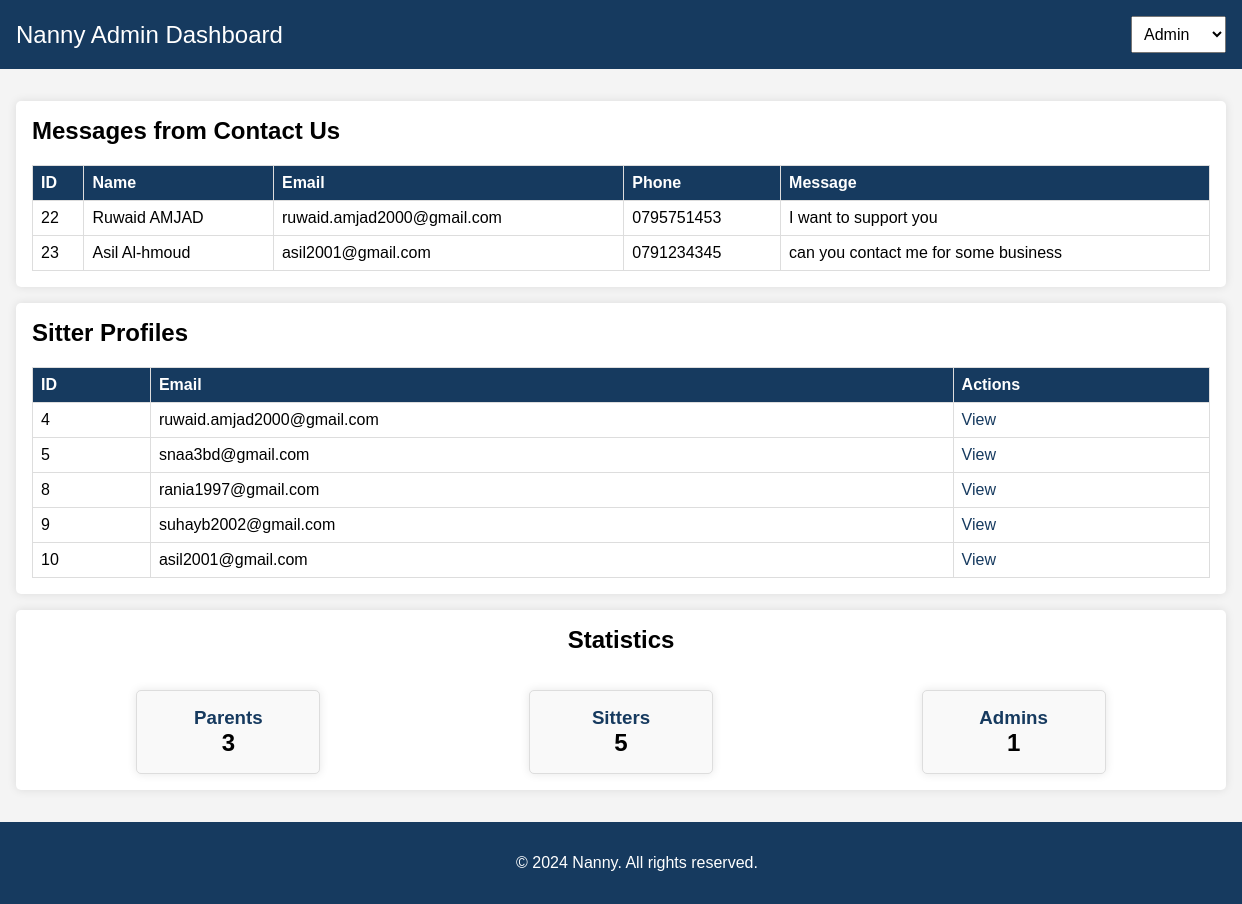
/admin/admin.php, run on the app's committed database.
### tables this page shows
CREATE TABLE `contact_us` (
  `id` int(10) UNSIGNED NOT NULL,
  `name` varchar(255) NOT NULL,
  `email` varchar(255) NOT NULL,
  `phone` varchar(15) DEFAULT NULL,
  `message` text NOT NULL
);

CREATE TABLE `users` (
  `userID` int(11) NOT NULL,
  `email` text NOT NULL,
  `password` text NOT NULL,
  `role` varchar(255) NOT NULL,
  `informationID` int(11) DEFAULT NULL
);

### admin/admin.php (the view, shortened to what this page needs)
<?php
include '../config/db.php';
$sql = "SELECT * FROM contact_us";
$result_contact_us = $conn->query($sql);
$sql = "SELECT * FROM users WHERE role='مربية'";
$result_sitters = $conn->query($sql);
$sql = "SELECT COUNT(*) AS count, role FROM users GROUP BY role";
$result_stats = $conn->query($sql);
$stats = [];
while ($row = $result_stats->fetch_assoc()) {
    $stats[$row['role']] = $row['count'];
}
?>
<!DOCTYPE html>
<html lang="en">
<head>
    <link rel="stylesheet" href="admin.css">
</head>
<body>
    <header>
        <div class="logo">
            <a href="admin.php">Nanny Admin Dashboard</a>
        </div>
        <div class="userOption">
            <select id="userOptions" onchange="handleSelectionlogout(this.value)">
                <option value="name" disabled selected>Admin</option>
            </select>
        </div>
    </header>
    <main>
        <section>
            <h2>Messages from Contact Us</h2>
            <table>
                <thead>
                    <tr>
                        <th>ID</th>
                        <th>Name</th>
                        <th>Email</th>
                        <th>Phone</th>
                        <th>Message</th>
                    </tr>
                </thead>
                <tbody>
                    <?php while ($row = $result_contact_us->fetch_assoc()): ?>
                    <tr>
                        <td><?php echo $row['id']; ?></td>
                        <td><?php echo $row['name']; ?></td>
                        <td><?php echo $row['email']; ?></td>
                        <td><?php echo $row['phone']; ?></td>
                        <td><?php echo $row['message']; ?></td>
                    </tr>
                    <?php endwhile; ?>
                </tbody>
            </table>
        </section>
        <section>
            <h2>Sitter Profiles</h2>
            <table>
                <thead>
                    <tr>
                        <th>ID</th>
                        <th>Email</th>
                        <th>Actions</th>
                    </tr>
                </thead>
                <tbody>
                    <?php while ($row = $result_sitters->fetch_assoc()): ?>
                    <tr>
                        <td><?php echo $row['userID']; ?></td>
                        <td><?php echo $row['email']; ?></td>
                        <td>
                            <a href="../sittermainpage/sittermain.php?id=<?php echo $row['userID']; ?>">View</a>
                        </td>
                    </tr>
                    <?php endwhile; ?>
                </tbody>
            </table>
        </section>
        <section class="statistics">
            <h2>Statistics</h2>
            <div class="stat-box">
                <div class="stat">
                    <h3>Parents</h3>
                    <p><?php echo isset($stats['عائلة']) ? $stats['عائلة'] : 0; ?></p>
                </div>
                <div class="stat">
                    <h3>Sitters</h3>
                    <p><?php echo isset($stats['مربية']) ? $stats['مربية'] : 0; ?></p>
                </div>
                <div class="stat">
                    <h3>Admins</h3>
                    <p><?php echo isset($stats['admin']) ? $stats['admin'] : 0; ?></p>
                </div>
            </div>
        </section>
    </main>
    <footer>
        <p>&copy; 2024 Nanny. All rights reserved.</p>
    </footer>
</body>
</html>

### admin/admin.css (style rules this page uses)
body { font-family: 'Cairo', sans-serif; background-color: #f4f4f4; margin: 0; padding: 0; }
header { background-color: #163a5f; color: white; padding: 1em; display: flex; justify-content: space-between; align-items: center; }
header .logo a { color: white; text-decoration: none; font-size: 1.5em; }
header .userOption select { padding: 0.5em; font-size: 1em; }
main { padding: 1em; }
section { background-color: white; padding: 1em; margin: 1em 0; border-radius: 5px; box-shadow: 0 0 10px rgba(0, 0, 0, 0.1); }
h2 { margin-top: 0; }
table { width: 100%; border-collapse: collapse; }
table, th, td { border: 1px solid #ddd; }
th, td { padding: 0.5em; text-align: left; }
th { background-color: #163a5f; color: white; }
a { color: #163a5f; text-decoration: none; }
.statistics { display: flex; flex-direction: column; align-items: center; }
.stat-box { display: flex; justify-content: space-around; width: 100%; margin-top: 1em; }
.stat { background-color: #f9f9f9; border: 1px solid #ddd; border-radius: 5px; padding: 1em; text-align: center; width: 150px; box-shadow: 0 0 10px rgba(0, 0, 0, 0.1); }
.stat h3 { margin: 0; color: #163a5f; }
.stat p { margin: 0; font-size: 1.5em; font-weight: bold; }
footer { background-color: #163a5f; color: white; text-align: center; padding: 1em; width: 100%; bottom: 0; }

### data on the page
contact_us: id "22", name "Ruwaid AMJAD", email "ruwaid.amjad2000@gmail.com", phone "0795751453", message "I want to support you"
contact_us: id "23", name "Asil Al-hmoud", email "asil2001@gmail.com", phone "0791234345", message "can you contact me for some business"
users: userID "4", email "ruwaid.amjad2000@gmail.com"
users: userID "5", email "snaa3bd@gmail.com"
users: userID "8", email "rania1997@gmail.com"
users: userID "9", email "suhayb2002@gmail.com"
users: userID "10", email "asil2001@gmail.com"

### other printed values
$stats['عائلة'] "3"
$stats['مربية'] "5"
$stats['admin'] "1"
